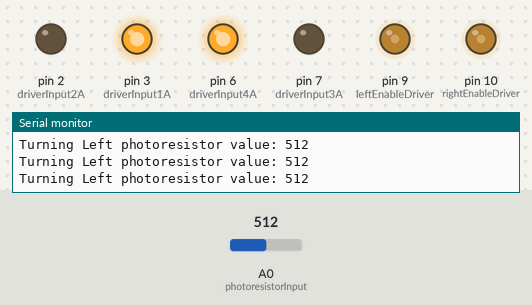
Simulated run of this sketch. Board: Arduino Uno, built with avr-gcc and run on an emulated ATmega328P. On the bench: output pins drawn as LEDs (lit = HIGH), the last lines printed to the serial monitor. The test bench sets the inputs (shaded band); at power-on: A0 (photoresistorInput) = 512.

Above: at 1.2 s.
1.3 s: A0 (photoresistorInput) set to 686
4.3 s: A0 (photoresistorInput) set to 719
At 5.3 s:
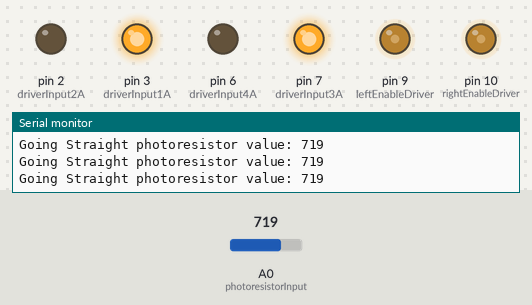
Timing chart, 0 to 7.3 s (numbered marks = the images above; inputs shaded):
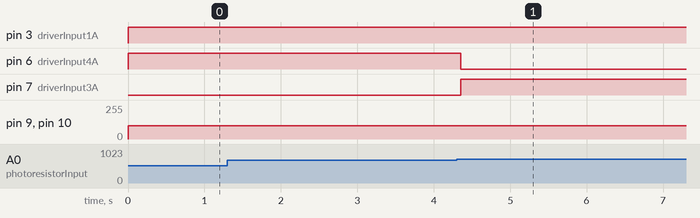

Measured:
- the behaviour switches between 700 and 701 on A0 (photoresistorInput) (found by bisection; images 0 and 1)
- after the input at 4.3 s, pin 6 (driverInput4A): HIGH → LOW after 0.06 s; pin 7 (driverInput3A): LOW → HIGH after 0.06 s

The sketch:

snaprover_test2.ino
```cpp
//L293 information sheet
//http://www.ti.com/lit/ds/symlink/l293d.pdf

//motor IC chip-related pins
  //side L
    const int leftEnableDriver = 9;  //enableDriver12EN
    const int driverInput1A = 3;
    const int driverInput2A = 2;
    //const int driverOutput1Y = pin 3 on IC, goes to motor
    //const int driverOutput2Y = pin 6 on Ic, goes to motor
    int leftMotorEnabled = 1;
    int leftMotorDirection = 0;
    int leftMotorSpeed = 100;
  //side R
    const int rightEnableDriver = 10;  //enableDriver34EN
    const int driverInput3A = 7;
    const int driverInput4A = 6;
    //const int driverOutput3Y = pin 11 on IC, goes to motor
    //const int driverOutput4Y = pin 14 on IC, goes to motor
    int rightMotorEnabled = 1;
    int rightMotorDirection = 0;
    int rightMotorSpeed = 100;
//push button pins
  const int onOffButton = 5;
  int onOffState = 0;
  int previousOnOffState = 0;
  const int secondaryButton = 4;
//photoresistor input
  const int photoresistorInput = A0;
  int photoresistorValue = 0;
  int turnThreshold = 700;

void setup() {
  Serial.begin(9600);
  pinMode(secondaryButton, INPUT);
  pinMode(onOffButton, INPUT);
  pinMode(driverInput1A, OUTPUT);
  pinMode(driverInput2A, OUTPUT);
  pinMode(driverInput3A, OUTPUT);
  pinMode(driverInput4A, OUTPUT);

  digitalWrite(leftEnableDriver, HIGH);
  digitalWrite(leftEnableDriver, HIGH);
}

void loop() {
//  checkToTurnOnOffMotors();
  decideDirection();
  moveVehicle();
  previousOnOffState = onOffState;
}

bool checkPhotoresistor() {
  photoresistorValue = analogRead(photoresistorInput);
  Serial.print("photoresistor value: ");
  Serial.println(photoresistorValue);
  if (photoresistorValue > turnThreshold)
  {
    return true;
  }
  else
  {
    return false;
  }
}

void turnLeft(){
  //when photoreceptor is getting too shadowed,
  Serial.print("Turning Left ");
  //reverse the wheels on the left
  digitalWrite(driverInput1A, HIGH);
  digitalWrite(driverInput2A, LOW);
  //keep the wheels on the right going forward
  digitalWrite(driverInput3A, LOW);
  digitalWrite(driverInput4A, HIGH);

  //**untested** optional: make it turn left a set amount of time
  //delay(4000);
}

void goStraight(){
  //when photoreceptor has enough light on it
  Serial.print("Going Straight ");
  //make both sides of wheels go forward
  digitalWrite(driverInput1A, HIGH);
  digitalWrite(driverInput2A, LOW);
  digitalWrite(driverInput3A, HIGH);
  digitalWrite(driverInput4A, LOW);
}
//// buggy, seems to proc when photoresistor changes straight to left
//void checkToTurnOnOffMotors() {
//  onOffState = digitalRead(onOffButton);
//  if (onOffState != previousOnOffState)
//  {
//    if(onOffState == HIGH)
//    {
//      Serial.println("ON/OFF MOTORS PRESSED");
//      rightMotorEnabled = !rightMotorEnabled;
//      leftMotorEnabled = !leftMotorEnabled;
//      delay(4000);
//    }
//  }
//}

void decideDirection() {
  if (checkPhotoresistor())
  {
    goStraight();
  }
  else
  {
    turnLeft();
  }
}


void moveVehicle() {
  if (rightMotorEnabled == 1)
  {
    analogWrite(rightEnableDriver, rightMotorSpeed);//PWM the enable pin
  }
  else
  {
    analogWrite(rightEnableDriver, 0);
  }


  if (leftMotorEnabled == 1)
  {
    analogWrite(leftEnableDriver, leftMotorSpeed);//PWM the enable pin
  }
  else
  {
    analogWrite(leftEnableDriver, 0);
  }
}
```
